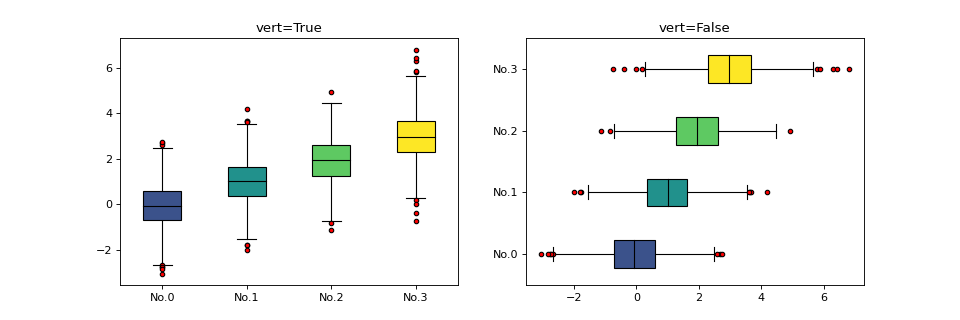

Generate this figure with Python:
from teilab.utils import dict2str, subplots_create
from teilab.plot.matplotlib import boxplot
n_samples, n_features = (4, 1000)
data = np.random.RandomState(0).normal(loc=np.expand_dims(np.arange(n_samples), axis=1), size=(n_samples,n_features))
kwarges = [{"vert":True},{"vert":False}]
nfigs = len(kwarges)
fig, axes = subplots_create(ncols=nfigs, figsize=(int(6*nfigs),4), style="matplotlib")
for ax,kwargs in zip(axes,kwarges):
    _ = boxplot(data, title=dict2str(kwargs), ax=ax, **kwargs)
fig.show()
